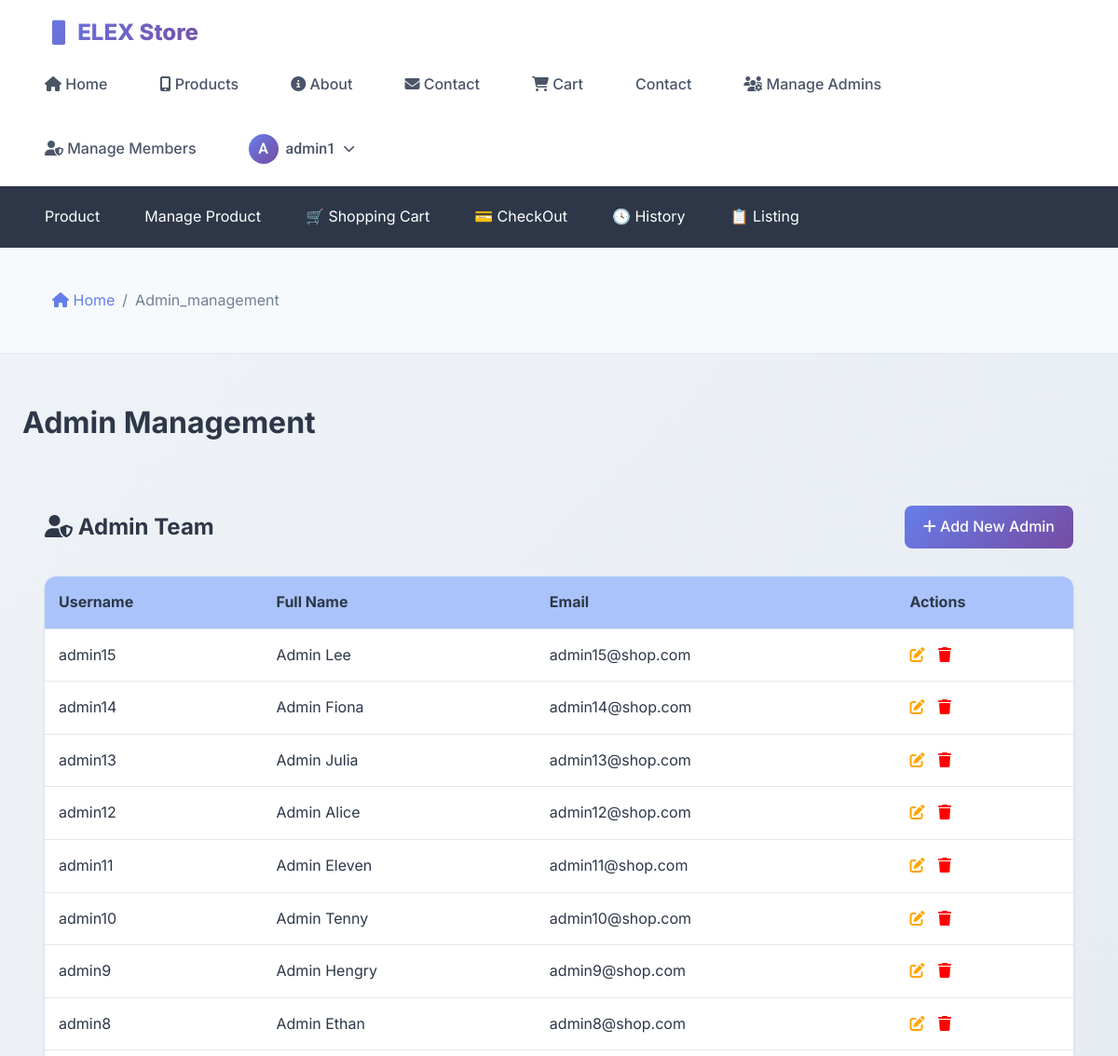
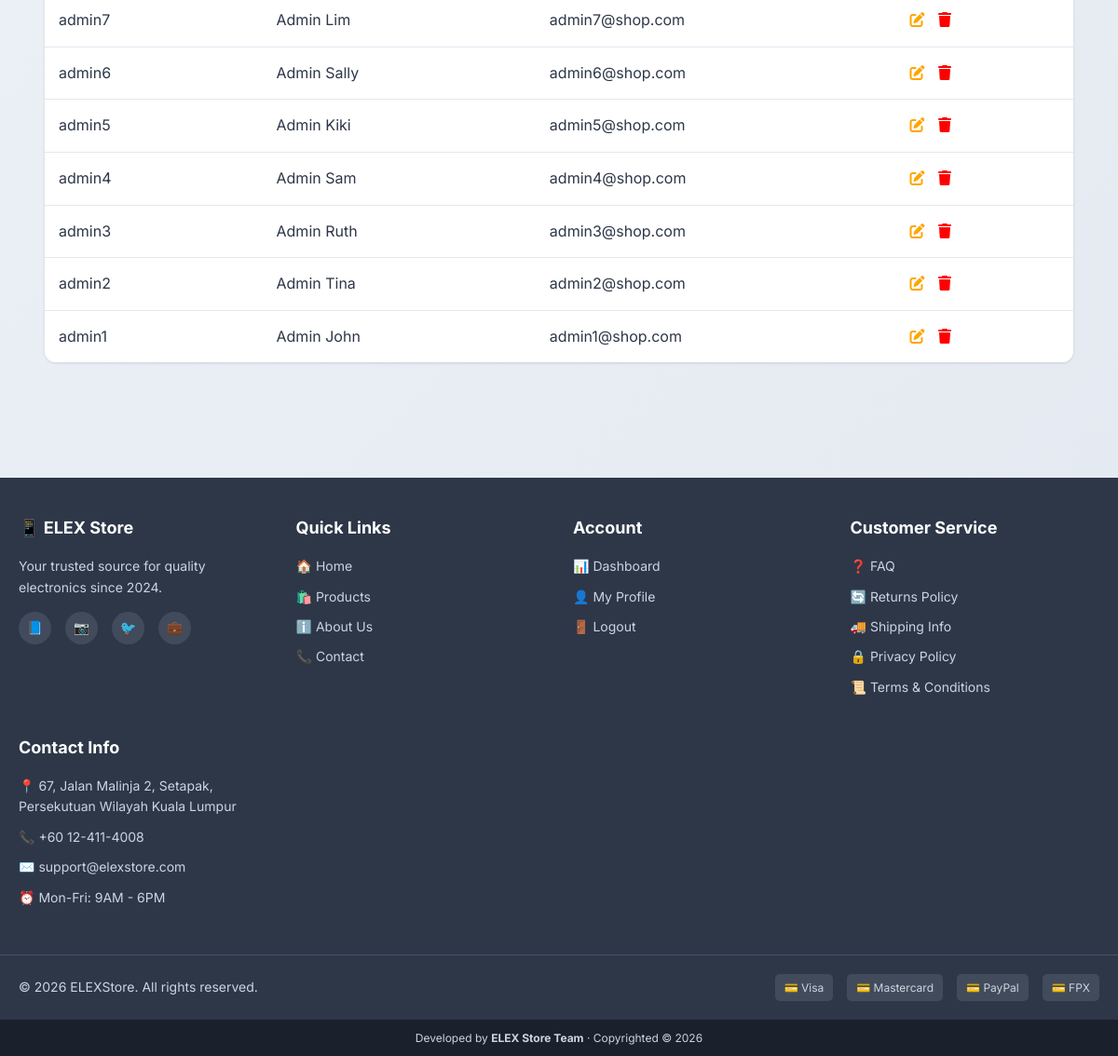
The page /users/admins/admin_management.php (signed in) on the database its author committed (2 pictures, top to bottom).
### tables this page shows
CREATE TABLE `user` (
  user_id INT AUTO_INCREMENT PRIMARY KEY,
  username VARCHAR(50) NOT NULL UNIQUE,
  password VARCHAR(255) NOT NULL,   
  email VARCHAR(100) NOT NULL UNIQUE,
  phone VARCHAR(20) NOT NULL,
  full_name VARCHAR(100),
  gender CHAR(1) CHECK (gender IN ('M', 'F', 'O')),   
  role ENUM('member', 'admin') NOT NULL DEFAULT 'member',
  is_blocked TINYINT(1) DEFAULT 0,
  profile_photo VARCHAR(255) DEFAULT 'uploads/profiles/default.png.jpg',
  created_at DATETIME DEFAULT CURRENT_TIMESTAMP,
  updated_at DATETIME DEFAULT CURRENT_TIMESTAMP ON UPDATE CURRENT_TIMESTAMP,
  
   
  INDEX idx_email (email),
  INDEX idx_username (username),
  INDEX idx_phone (phone)
);

### users/admins/admin_management.php (the view, shortened to what this page needs)
<?php
require_once '../../config.php';
include '../../lib/_head.php';
$query = "SELECT * FROM user WHERE role = 'admin' ORDER BY user_id DESC";
$result = mysqli_query($connection, $query);
?>
<div class="container mt-5">
    <div style="display: flex; justify-content: space-between; align-items: center; margin-bottom: 30px;">
        <h2><i class="fas fa-user-shield"></i> Admin Team</h2>
        <a href="members/create.php" class="nav-link active" style="border-radius: 8px; padding: 10px 20px;">
            <i class="fas fa-plus"></i> Add New Admin
        </a>
    </div>
    <div class="stat-card" style="padding: 0; overflow: hidden;">
        <table style="width: 100%; border-collapse: collapse;">
            <thead>
                <tr style="background: var(--bg-light); text-align: left;">
                    <th style="padding: 15px;">Username</th>
                    <th style="padding: 15px;">Full Name</th>
                    <th style="padding: 15px;">Email</th>
                    <th style="padding: 15px;">Actions</th>
                </tr>
            </thead>
            <tbody>
                <?php while ($row = mysqli_fetch_assoc($result)): ?>
                <tr style="border-top: 1px solid var(--border-color);">
                    <td style="padding: 15px;"><?= htmlspecialchars($row['username']) ?></td>
                    <td style="padding: 15px;"><?= htmlspecialchars($row['full_name'] ?? '') ?></td>
                    <td style="padding: 15px;"><?= htmlspecialchars($row['email']) ?></td>
                    <td style="padding: 15px;">
                        <a href="members/edit.php?id=<?= $row['user_id'] ?>" style="color: orange; margin-right:10px;"><i class="fas fa-edit"></i></a>
                        <a href="members/delete.php?id=<?= $row['user_id'] ?>" style="color: red;" onclick="return confirm('Delete admin?')"><i class="fas fa-trash"></i></a>
                    </td>
                </tr>
                <?php endwhile; ?>
            </tbody>
        </table>
    </div>
</div>
<?php include '../../lib/_foot.php'; ?>

### rows shown on the page
user: username "admin15", full_name "Admin Lee", email "admin15@shop.com"
user: username "admin14", full_name "Admin Fiona", email "admin14@shop.com"
user: username "admin13", full_name "Admin Julia", email "admin13@shop.com"
user: username "admin12", full_name "Admin Alice", email "admin12@shop.com"
user: username "admin11", full_name "Admin Eleven", email "admin11@shop.com"
user: username "admin10", full_name "Admin Tenny", email "admin10@shop.com"
user: username "admin9", full_name "Admin Hengry", email "admin9@shop.com"
user: username "admin8", full_name "Admin Ethan", email "admin8@shop.com"
user: username "admin7", full_name "Admin Lim", email "admin7@shop.com"
user: username "admin6", full_name "Admin Sally", email "admin6@shop.com"
user: username "admin5", full_name "Admin Kiki", email "admin5@shop.com"
user: username "admin4", full_name "Admin Sam", email "admin4@shop.com"
user: username "admin3", full_name "Admin Ruth", email "admin3@shop.com"
user: username "admin2", full_name "Admin Tina", email "admin2@shop.com"
user: username "admin1", full_name "Admin John", email "admin1@shop.com"

### other values the page prints
substr($_SESSION['username'] ?? 'U', 0, 1) "A"
encode($_SESSION['username'] ?? 'Guest') "admin1"
$current_page "Admin_management"
$_title "Admin Management"
